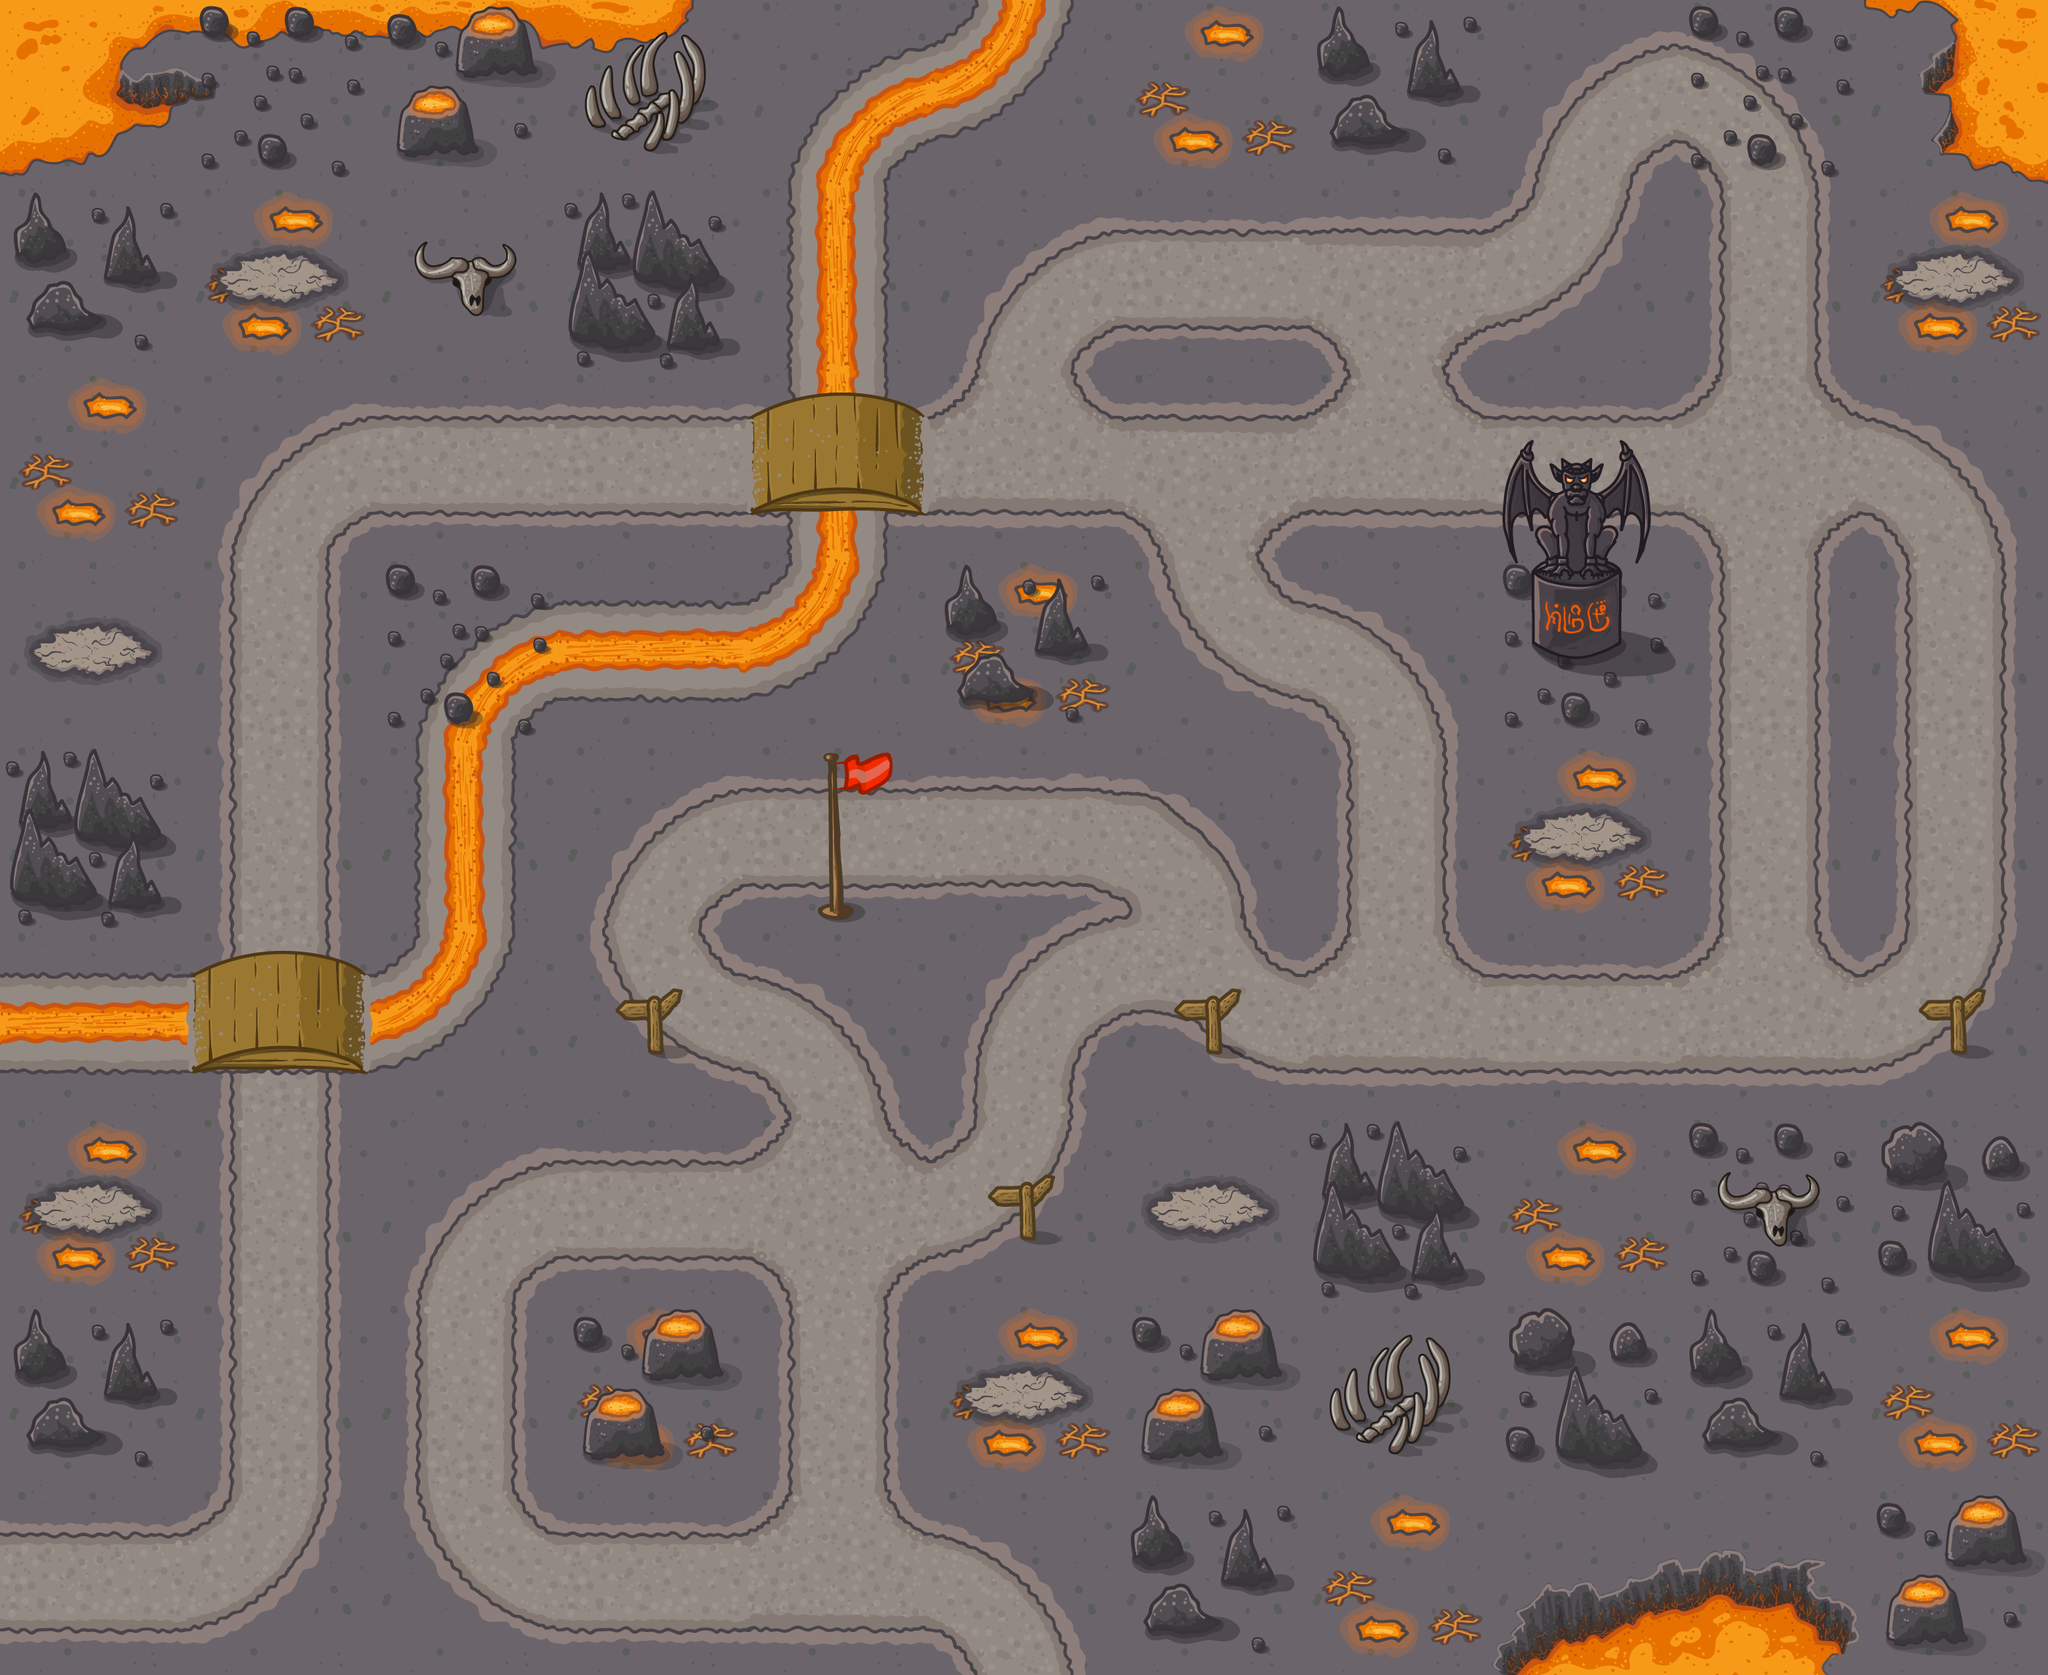

This game map was drawn from its Tiled (.tmx) file and the tilesets committed beside it. A one-line description and the full map source follow:
An orthogonal 11x9 tile map with 256x256 px tiles, 5 tile layers (bg, road, river, dec, ...).

<map version="1.5" tiledversion="1.7.2" orientation="orthogonal" renderorder="right-down" width="11" height="9" tilewidth="256" tileheight="256" infinite="0" nextlayerid="8" nextobjectid="1">
 <tileset firstgid="1" name="tail" tilewidth="256" tileheight="256" tilecount="45" columns="0">
  <grid orientation="orthogonal" width="1" height="1" />
  <tile id="200">
   <image width="256" height="256" source="../PNG/tail_6/1.png" />
  </tile>
  <tile id="201">
   <image width="256" height="256" source="../PNG/tail_6/2.png" />
  </tile>
  <tile id="202">
   <image width="256" height="256" source="../PNG/tail_6/3.png" />
  </tile>
  <tile id="203">
   <image width="256" height="256" source="../PNG/tail_6/4.png" />
  </tile>
  <tile id="204">
   <image width="256" height="256" source="../PNG/tail_6/5.png" />
  </tile>
  <tile id="205">
   <image width="256" height="256" source="../PNG/tail_6/6.png" />
  </tile>
  <tile id="206">
   <image width="256" height="256" source="../PNG/tail_6/7.png" />
  </tile>
  <tile id="207">
   <image width="256" height="256" source="../PNG/tail_6/8.png" />
  </tile>
  <tile id="208">
   <image width="256" height="256" source="../PNG/tail_6/9.png" />
  </tile>
  <tile id="209">
   <image width="256" height="256" source="../PNG/tail_6/10.png" />
  </tile>
  <tile id="210">
   <image width="256" height="256" source="../PNG/tail_6/11.png" />
  </tile>
  <tile id="211">
   <image width="256" height="256" source="../PNG/tail_6/12.png" />
  </tile>
  <tile id="212">
   <image width="256" height="256" source="../PNG/tail_6/13.png" />
  </tile>
  <tile id="213">
   <image width="256" height="256" source="../PNG/tail_6/14.png" />
  </tile>
  <tile id="214">
   <image width="256" height="256" source="../PNG/tail_6/15.png" />
  </tile>
  <tile id="215">
   <image width="256" height="256" source="../PNG/tail_6/16.png" />
  </tile>
  <tile id="216">
   <image width="256" height="256" source="../PNG/tail_6/17.png" />
  </tile>
  <tile id="217">
   <image width="256" height="256" source="../PNG/tail_6/18.png" />
  </tile>
  <tile id="218">
   <image width="256" height="256" source="../PNG/tail_6/19.png" />
  </tile>
  <tile id="219">
   <image width="256" height="256" source="../PNG/tail_6/20.png" />
  </tile>
  <tile id="220">
   <image width="256" height="256" source="../PNG/tail_6/21.png" />
  </tile>
  <tile id="221">
   <image width="256" height="256" source="../PNG/tail_6/22.png" />
  </tile>
  <tile id="222">
   <image width="256" height="256" source="../PNG/tail_6/23.png" />
  </tile>
  <tile id="223">
   <image width="256" height="256" source="../PNG/tail_6/24.png" />
  </tile>
  <tile id="224">
   <image width="256" height="256" source="../PNG/tail_6/25.png" />
  </tile>
  <tile id="225">
   <image width="256" height="256" source="../PNG/tail_6/26.png" />
  </tile>
  <tile id="226">
   <image width="256" height="256" source="../PNG/tail_6/27.png" />
  </tile>
  <tile id="227">
   <image width="256" height="256" source="../PNG/tail_6/28.png" />
  </tile>
  <tile id="228">
   <image width="256" height="256" source="../PNG/tail_6/29.png" />
  </tile>
  <tile id="229">
   <image width="256" height="256" source="../PNG/tail_6/30.png" />
  </tile>
  <tile id="230">
   <image width="256" height="256" source="../PNG/tail_6/31.png" />
  </tile>
  <tile id="231">
   <image width="256" height="256" source="../PNG/tail_6/32.png" />
  </tile>
  <tile id="232">
   <image width="256" height="256" source="../PNG/tail_6/33.png" />
  </tile>
  <tile id="233">
   <image width="256" height="256" source="../PNG/tail_6/34.png" />
  </tile>
  <tile id="234">
   <image width="256" height="256" source="../PNG/tail_6/35.png" />
  </tile>
  <tile id="235">
   <image width="256" height="256" source="../PNG/tail_6/36.png" />
  </tile>
  <tile id="236">
   <image width="256" height="256" source="../PNG/tail_6/37.png" />
  </tile>
  <tile id="237">
   <image width="256" height="256" source="../PNG/tail_6/38.png" />
  </tile>
  <tile id="238">
   <image width="256" height="256" source="../PNG/tail_6/39.png" />
  </tile>
  <tile id="239">
   <image width="256" height="256" source="../PNG/tail_6/40.png" />
  </tile>
  <tile id="240">
   <image width="256" height="256" source="../PNG/tail_6/41.png" />
  </tile>
  <tile id="241">
   <image width="256" height="256" source="../PNG/tail_6/42.png" />
  </tile>
  <tile id="242">
   <image width="256" height="256" source="../PNG/tail_6/43.png" />
  </tile>
  <tile id="243">
   <image width="256" height="256" source="../PNG/tail_6/44.png" />
  </tile>
  <tile id="244">
   <image width="256" height="256" source="../PNG/tail_6/45.png" />
  </tile>
 </tileset>
 <layer id="4" name="bg" width="11" height="9">
  <data encoding="csv">
224,224,224,224,224,224,224,224,224,224,224,
224,224,224,224,224,224,224,224,224,224,224,
224,224,224,224,224,224,224,224,224,224,224,
224,224,224,224,224,224,224,224,224,224,224,
224,224,224,224,224,224,224,224,224,224,224,
224,224,224,224,224,224,224,224,224,224,224,
224,224,224,224,224,224,224,224,224,224,224,
224,224,224,224,224,224,224,224,224,224,224,
224,224,224,224,224,224,224,224,224,224,224
</data>
 </layer>
 <layer id="1" name="road" width="11" height="9">
  <data encoding="csv">
0,0,0,0,0,0,0,0,201,202,0,
0,0,0,0,0,201,206,207,204,205,0,
0,201,206,206,206,3221225679,207,3221225679,206,208,202,
0,205,0,0,0,0,203,202,0,205,205,
0,205,0,201,206,209,210,205,0,205,205,
0,205,0,203,202,211,212,3221225679,206,3221225679,204,
0,205,201,206,208,204,0,0,0,0,0,
0,205,205,0,205,0,0,0,0,0,0,
206,204,203,206,3221225679,202,0,0,0,0,0
</data>
 </layer>
 <layer id="3" name="river" width="11" height="9">
  <data encoding="csv">
233,234,235,236,213,216,0,0,0,0,245,
0,0,0,0,217,0,0,0,0,0,0,
0,0,0,0,217,0,0,0,0,0,0,
0,0,213,218,216,0,0,0,0,0,0,
0,0,217,0,0,0,0,0,0,0,0,
218,218,216,0,0,0,0,0,0,0,0,
0,0,0,0,0,0,0,0,0,0,0,
0,0,0,0,0,0,0,0,0,0,0,
0,0,0,0,0,0,0,0,239,240,0
</data>
 </layer>
 <layer id="7" name="dec" width="11" height="9">
  <data encoding="csv">
0,0,0,0,0,0,220,0,0,232,0,
0,220,0,0,0,0,0,0,0,0,220,
220,0,0,0,0,0,0,0,0,0,0,
0,0,232,0,0,220,0,0,232,0,0,
0,0,0,0,0,0,0,0,220,0,0,
0,0,0,0,0,0,0,0,0,0,0,
220,0,0,0,0,0,0,0,220,232,0,
0,0,0,220,0,220,0,0,0,0,220,
0,0,0,0,0,0,0,220,0,0,0
</data>
 </layer>
 <layer id="5" name="obj" width="11" height="9">
  <data encoding="csv">
0,232,231,228,0,0,0,223,0,0,0,
223,229,227,222,0,0,0,0,0,0,229,
0,0,0,0,219,0,0,0,237,0,0,
229,0,0,0,0,223,0,0,238,0,0,
222,0,0,0,221,0,0,0,229,0,0,
0,219,0,225,0,0,225,0,0,0,225,
229,0,0,0,0,225,229,222,0,227,226,
223,0,0,231,0,229,231,228,226,223,0,
0,0,0,0,0,0,223,0,0,0,231
</data>
 </layer>
</map>
